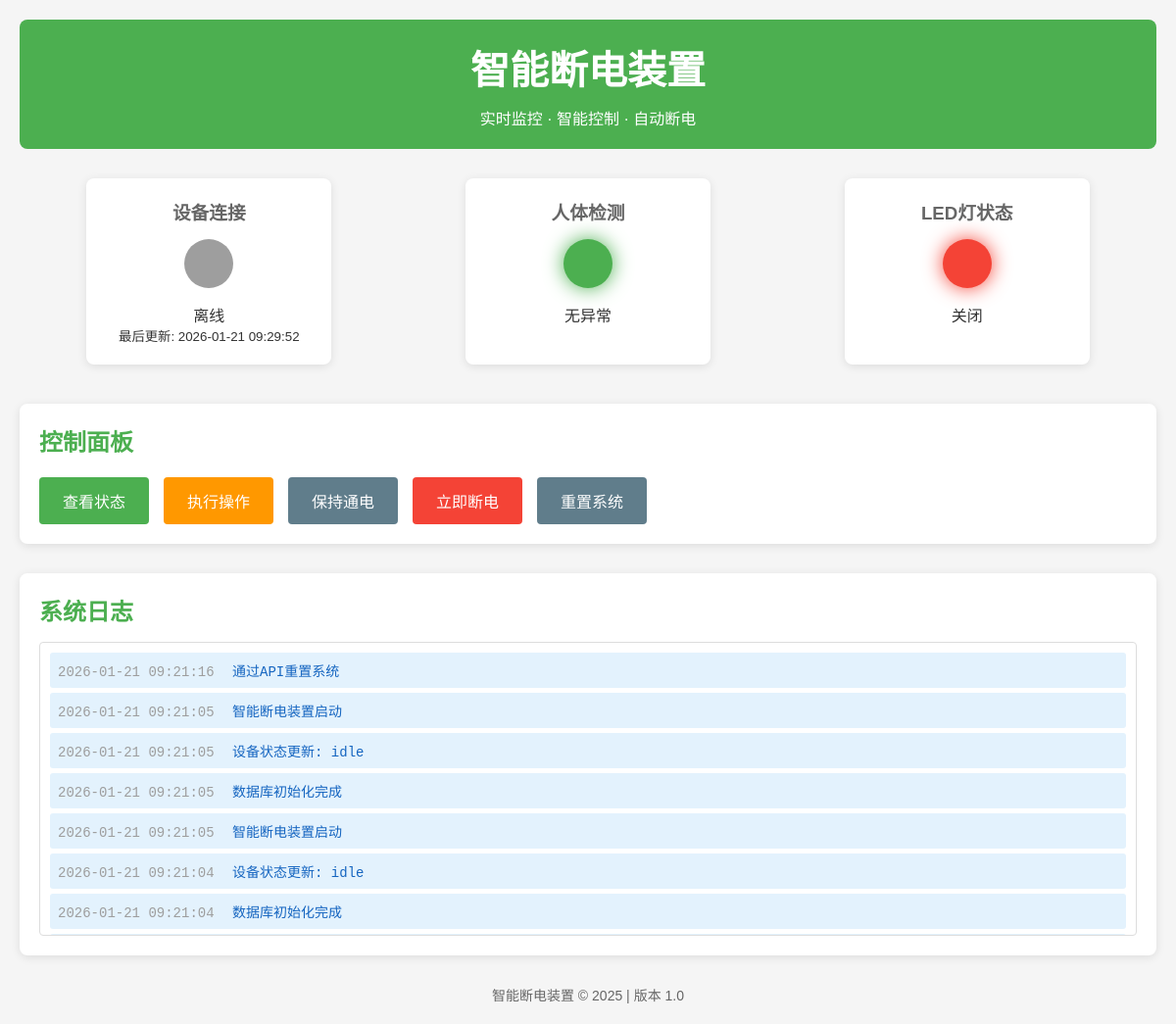
The page / on the database its author committed.
### tables this page shows
CREATE TABLE logs (
                id INTEGER PRIMARY KEY AUTOINCREMENT,
                device_id TEXT,
                level TEXT NOT NULL,
                message TEXT NOT NULL,
                timestamp REAL NOT NULL
            );

### main.py (the view, shortened to what this page needs)
@app.route('/')
def index():
    devices = db.get_all_devices()
    logs = db.get_recent_logs(limit=10)
    remaining_time = 0
    return render_template('index.html', status=current_status, devices=devices, logs=logs,
                           remaining_time=remaining_time)

### database.py (called while the page is built)
    def get_connection(self):
        return sqlite3.connect(self.db_path)

    def get_all_devices(self):
        conn = self.get_connection()
        cursor = conn.cursor()
        cursor.execute('SELECT * FROM devices')
        results = cursor.fetchall()
        conn.close()
        return results

    def get_recent_logs(self, device_id=None, limit=20):
        conn = self.get_connection()
        cursor = conn.cursor()
        if device_id:
            cursor.execute('''
                SELECT * FROM logs WHERE device_id = ?
                ORDER BY timestamp DESC LIMIT ?
            ''', (device_id, limit))
        else:
            cursor.execute('''
                SELECT * FROM logs
                ORDER BY timestamp DESC LIMIT ?
            ''', (limit,))
        results = cursor.fetchall()
        conn.close()
        return results

### main.py (called while the page is built)
def format_time(timestamp, format_str='%Y-%m-%d %H:%M:%S'):
    return time.strftime(format_str, time.localtime(timestamp))

### templates/index.html (shortened to what this page needs)
<!DOCTYPE html>
<html lang="zh-CN">
<head>
</head>
<body data-refresh-interval="{{ config.REFRESH_INTERVAL * 1000 }}">
    <div class="container">
        <header>
            <h1>智能断电装置</h1>
            <p>实时监控 · 智能控制 · 自动断电</p>
        </header>
        <div class="status-section">
            <div class="status-card">
                <h3>设备连接</h3>
                <div class="status-indicator {{ 'status-green' if status.device_connected else 'status-offline' }}"></div>
                <p>{{ '在线' if status.device_connected else '离线' }}</p>
                <small>最后更新: {{ status.last_update | strftime('%Y-%m-%d %H:%M:%S') }}</small>
            </div>
            <div class="status-card">
                <h3>人体检测</h3>
                <div class="status-indicator {{ 'status-red' if status.motion_detected else 'status-green' }}"></div>
                <p>{{ '检测到运动' if status.motion_detected else '无异常' }}</p>
            </div>
            <div class="status-card">
                <h3>LED灯状态</h3>
                <div class="status-indicator {{ 'status-green' if status.relay_active else 'status-red' }}"></div>
                <p>{{ '开启' if status.relay_active else '关闭' }}</p>
            </div>
        </div>
        <div class="control-panel">
            <h2>控制面板</h2>
            <div class="button-group">
                <a href="/status" class="btn btn-primary">查看状态</a>
                <a href="/action" class="btn btn-warning">执行操作</a>
                <button class="btn btn-secondary" onclick="keepPower()">保持通电</button>
                <button class="btn btn-danger" onclick="powerOff()">立即断电</button>
                <button class="btn btn-secondary" onclick="resetSystem()">重置系统</button>
            </div>
        </div>
        <div class="logs-section">
            <h2>系统日志</h2>
            <div class="logs-list">
                {% for log in logs %}
                <div class="log-item log-{{ log[2].lower() }}">
                    <span class="timestamp">{{ log[4] | strftime('%Y-%m-%d %H:%M:%S') }}</span>
                    <span>{{ log[3] }}</span>
                </div>
                {% endfor %}
            </div>
        </div>
        <footer>
            <p>智能断电装置 &copy; 2025 | 版本 1.0</p>
        </footer>
    </div>
</body>
</html>

### templates/index.html (style rules this page uses)
* { margin: 0; padding: 0; box-sizing: border-box; }
body { font-family: 'Arial', sans-serif; background-color: #f5f5f5; color: #333; }
.container { max-width: 1200px; margin: 0 auto; padding: 20px; }
header { background-color: #4CAF50; color: white; padding: 20px; border-radius: 8px; margin-bottom: 20px; text-align: center; }
h1 { font-size: 2.5em; margin-bottom: 10px; }
.status-section { display: flex; justify-content: space-around; margin-bottom: 30px; flex-wrap: wrap; }
.status-card { background-color: white; border-radius: 8px; padding: 20px; margin: 10px; width: 250px; text-align: center; box-shadow: 0 2px 10px rgba(0,0,0,0.1); }
.status-card h3 { margin-bottom: 15px; color: #666; }
.status-indicator { width: 50px; height: 50px; border-radius: 50%; margin: 0 auto 15px; transition: all 0.3s ease; }
.status-green { background-color: #4CAF50; box-shadow: 0 0 20px #4CAF50; }
.status-red { background-color: #f44336; box-shadow: 0 0 20px #f44336; }
.status-offline { background-color: #9e9e9e; }
.control-panel { background-color: white; border-radius: 8px; padding: 20px; margin-bottom: 30px; box-shadow: 0 2px 10px rgba(0,0,0,0.1); }
.control-panel h2 { margin-bottom: 20px; color: #4CAF50; }
.button-group { display: flex; gap: 15px; flex-wrap: wrap; }
.btn { padding: 12px 24px; border: none; border-radius: 4px; font-size: 16px; cursor: pointer; transition: all 0.3s ease; text-decoration: none; display: inline-block; text-align: center; }
.btn-primary { background-color: #4CAF50; color: white; }
.btn-warning { background-color: #ff9800; color: white; }
.btn-danger { background-color: #f44336; color: white; }
.btn-secondary { background-color: #607d8b; color: white; }
.logs-section { background-color: white; border-radius: 8px; padding: 20px; box-shadow: 0 2px 10px rgba(0,0,0,0.1); }
.logs-section h2 { margin-bottom: 15px; color: #4CAF50; }
.logs-list { max-height: 300px; overflow-y: auto; border: 1px solid #ddd; border-radius: 4px; padding: 10px; }
.log-item { padding: 8px; margin-bottom: 5px; border-radius: 3px; font-family: 'Courier New', monospace; font-size: 14px; }
.log-info { background-color: #e3f2fd; color: #1565c0; }
.timestamp { color: #9e9e9e; margin-right: 10px; }
footer { text-align: center; margin-top: 30px; color: #666; font-size: 14px; }

### rows shown on the page
logs: timestamp "2026-01-21 09:21:16", message "通过API重置系统"
logs: timestamp "2026-01-21 09:21:05", message "智能断电装置启动"
logs: timestamp "2026-01-21 09:21:05", message "设备状态更新: idle"
logs: timestamp "2026-01-21 09:21:05", message "数据库初始化完成"
logs: timestamp "2026-01-21 09:21:05", message "智能断电装置启动"
logs: timestamp "2026-01-21 09:21:04", message "设备状态更新: idle"
logs: timestamp "2026-01-21 09:21:04", message "数据库初始化完成"

### other values the page prints
{{ '在线' if status.device_connected else '离线' }} "离线"
{{ status.last_update | strftime('%Y-%m-%d %H:%M:%S') }} "2026-01-21 09:29:52"
{{ '检测到运动' if status.motion_detected else '无异常' }} "无异常"
{{ '开启' if status.relay_active else '关闭' }} "关闭"
